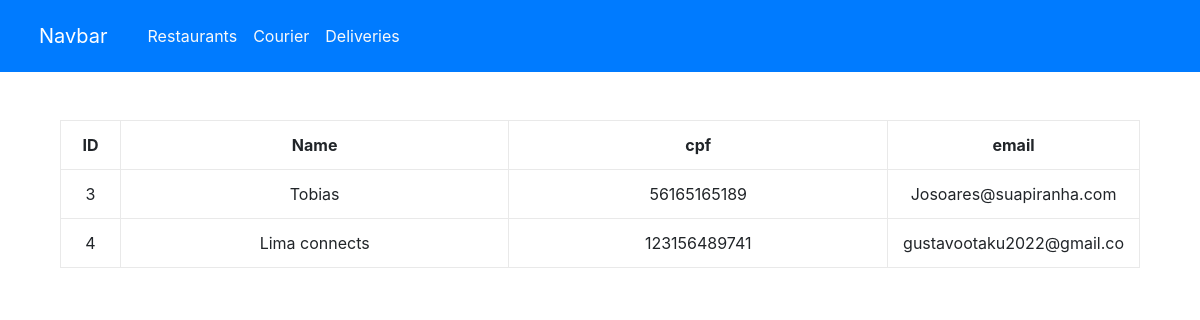
/couriers, run on the app's committed database.
### main/models.py (models this page shows, shortened)
class Courier(models.Model):
    name = models.CharField(max_length=25)
    cpf = models.CharField(max_length=25)
    email = models.CharField(max_length=25)

### main/views.py (the view)
# urls.py: path('couriers', courier, name ='couriers'),
def courier(request):
    couriers = Courier.objects.all()
    context = {
        'couriers': couriers
    }
    return render(request, "courier.html", context)

### main/templates/courier.html (shortened to what this page needs)
{% extends 'base.html' %}
{% load static %}
    {% block content %}
    <div class = 'container-sm'>
    <table class = 'table table-bordered border-primary'>
        <th>ID</th>
        <th>Name</th>
        <th>cpf</th>
        <th>email</th>
        {% for courier in couriers %}
        <tr>
            <td>{{courier.id}}</td>
            <td>{{courier.name}}</td>
            <td>{{courier.cpf}}</td>
            <td>{{courier.email}}</td>
        </tr>
        {% endfor %}
    </table>
   </div>
   {% endblock %}

### static/css/style.css (style rules this page uses)
body { color: #566787; background: #f5f5f5; font-family: 'Varela Round', sans-serif; font-size: 13px; }
table.table tr th, table.table tr td { border-color: #e9e9e9; padding: 12px 15px; vertical-align: middle; }
table.table tr th:first-child { width: 60px; }
table.table tr th:last-child { width: 100px; }

### data on the page
Courier: id "3", name "Tobias", cpf "56165165189", email "Josoares@suapiranha.com"
Courier: id "4", name "Lima connects", cpf "123156489741", email "gustavootaku2022@gmail.co"
